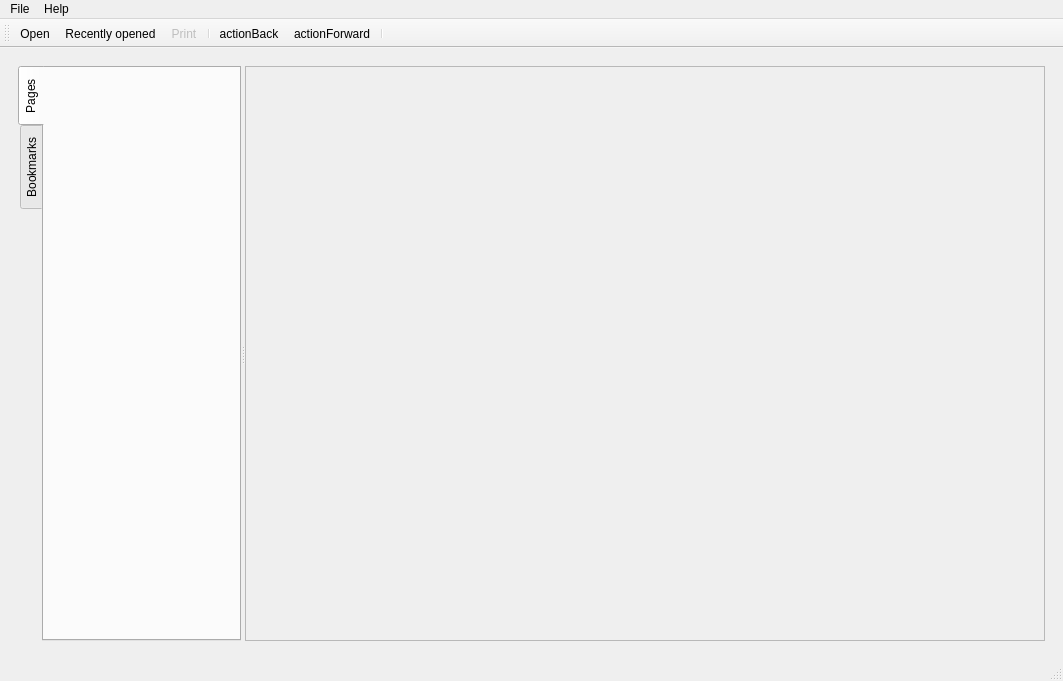
<?xml version="1.0" encoding="UTF-8"?>
<ui version="4.0">
 <class>MainWindow</class>
 <widget class="QMainWindow" name="MainWindow">
  <property name="geometry">
   <rect>
    <x>0</x>
    <y>0</y>
    <width>1063</width>
    <height>681</height>
   </rect>
  </property>
  <property name="windowTitle">
   <string>Document Viewer Demo</string>
  </property>
  <property name="windowIcon">
   <iconset resource="documentviewer.qrc">
    <normaloff>:/demos/documentviewer/images/qt-logo.png</normaloff>:/demos/documentviewer/images/qt-logo.png</iconset>
  </property>
  <widget class="QWidget" name="centralwidget">
   <property name="enabled">
    <bool>true</bool>
   </property>
   <layout class="QVBoxLayout" name="verticalLayout">
    <item>
     <widget class="QWidget" name="viewArea" native="true">
      <layout class="QVBoxLayout" name="verticalLayout_2">
       <item>
        <widget class="QSplitter" name="splitter">
         <property name="orientation">
          <enum>Qt::Orientation::Horizontal</enum>
         </property>
         <widget class="QTabWidget" name="tabWidget">
          <property name="tabPosition">
           <enum>QTabWidget::TabPosition::West</enum>
          </property>
          <property name="currentIndex">
           <number>0</number>
          </property>
          <widget class="QWidget" name="bookmarkTab">
           <attribute name="title">
            <string>Pages</string>
           </attribute>
          </widget>
          <widget class="QWidget" name="pagesTab">
           <attribute name="title">
            <string>Bookmarks</string>
           </attribute>
          </widget>
         </widget>
         <widget class="QScrollArea" name="scrollArea">
          <property name="sizePolicy">
           <sizepolicy hsizetype="Expanding" vsizetype="Expanding">
            <horstretch>0</horstretch>
            <verstretch>0</verstretch>
           </sizepolicy>
          </property>
          <property name="minimumSize">
           <size>
            <width>800</width>
            <height>0</height>
           </size>
          </property>
          <property name="widgetResizable">
           <bool>true</bool>
          </property>
          <widget class="QWidget" name="scrollAreaWidgetContents">
           <property name="geometry">
            <rect>
             <x>0</x>
             <y>0</y>
             <width>798</width>
             <height>556</height>
            </rect>
           </property>
          </widget>
         </widget>
        </widget>
       </item>
      </layout>
     </widget>
    </item>
   </layout>
  </widget>
  <widget class="QMenuBar" name="menubar">
   <property name="geometry">
    <rect>
     <x>0</x>
     <y>0</y>
     <width>1063</width>
     <height>33</height>
    </rect>
   </property>
   <widget class="QMenu" name="qtFileMenu">
    <property name="title">
     <string>File</string>
    </property>
    <addaction name="actionOpen"/>
    <addaction name="actionRecent"/>
    <addaction name="actionPrint"/>
    <addaction name="actionQuit"/>
   </widget>
   <widget class="QMenu" name="menuHelp">
    <property name="title">
     <string>Help</string>
    </property>
    <addaction name="actionAbout"/>
    <addaction name="actionAboutQt"/>
   </widget>
   <addaction name="qtFileMenu"/>
   <addaction name="menuHelp"/>
  </widget>
  <widget class="QStatusBar" name="statusbar"/>
  <widget class="QToolBar" name="mainToolBar">
   <property name="minimumSize">
    <size>
     <width>5</width>
     <height>0</height>
    </size>
   </property>
   <property name="windowTitle">
    <string>toolBar</string>
   </property>
   <attribute name="toolBarArea">
    <enum>TopToolBarArea</enum>
   </attribute>
   <attribute name="toolBarBreak">
    <bool>false</bool>
   </attribute>
   <addaction name="actionOpen"/>
   <addaction name="actionRecent"/>
   <addaction name="actionPrint"/>
   <addaction name="separator"/>
   <addaction name="actionBack"/>
   <addaction name="actionForward"/>
   <addaction name="separator"/>
  </widget>
  <action name="actionOpen">
   <property name="icon">
    <iconset resource="documentviewer.qrc">
     <normaloff>:/demos/documentviewer/images/open.png</normaloff>:/demos/documentviewer/images/open.png</iconset>
   </property>
   <property name="text">
    <string>Open</string>
   </property>
   <property name="shortcut">
    <string>Ctrl+O</string>
   </property>
  </action>
  <action name="actionAbout">
   <property name="icon">
    <iconset theme="help-about" resource="documentviewer.qrc">
     <normaloff>:/demos/documentviewer/images/help-about.svgz</normaloff>:/demos/documentviewer/images/help-about.svgz</iconset>
   </property>
   <property name="text">
    <string>about documentviewer</string>
   </property>
   <property name="toolTip">
    <string>Show information about the Document Viewer deomo.</string>
   </property>
   <property name="shortcut">
    <string>Ctrl+H</string>
   </property>
  </action>
  <action name="actionForward">
   <property name="icon">
    <iconset resource="documentviewer.qrc">
     <normaloff>:/demos/documentviewer/images/go-next.svgz</normaloff>:/demos/documentviewer/images/go-next.svgz</iconset>
   </property>
   <property name="text">
    <string>actionForward</string>
   </property>
   <property name="toolTip">
    <string>One step forward</string>
   </property>
   <property name="shortcut">
    <string>Right</string>
   </property>
  </action>
  <action name="actionBack">
   <property name="icon">
    <iconset resource="documentviewer.qrc">
     <normaloff>:/demos/documentviewer/images/go-previous.svgz</normaloff>:/demos/documentviewer/images/go-previous.svgz</iconset>
   </property>
   <property name="text">
    <string>actionBack</string>
   </property>
   <property name="toolTip">
    <string>One step back</string>
   </property>
   <property name="shortcut">
    <string>Left</string>
   </property>
  </action>
  <action name="actionPrint">
   <property name="enabled">
    <bool>false</bool>
   </property>
   <property name="icon">
    <iconset theme="document-print" resource="documentviewer.qrc">
     <normaloff>:/demos/documentviewer/images/print2x.png</normaloff>:/demos/documentviewer/images/print2x.png</iconset>
   </property>
   <property name="text">
    <string>Print</string>
   </property>
   <property name="toolTip">
    <string>Print current file</string>
   </property>
   <property name="shortcut">
    <string>Ctrl+P</string>
   </property>
  </action>
  <action name="actionAboutQt">
   <property name="icon">
    <iconset resource="documentviewer.qrc">
     <normaloff>:/demos/documentviewer/images/qt-logo.png</normaloff>
     <normalon>:/demos/documentviewer/images/qt-logo.png</normalon>:/demos/documentviewer/images/qt-logo.png</iconset>
   </property>
   <property name="text">
    <string>About Qt</string>
   </property>
   <property name="toolTip">
    <string>Show Qt license information</string>
   </property>
   <property name="shortcut">
    <string>Ctrl+I</string>
   </property>
  </action>
  <action name="actionRecent">
   <property name="icon">
    <iconset resource="documentviewer.qrc">
     <normaloff>:/demos/documentviewer/images/document-open-recent.svgz</normaloff>:/demos/documentviewer/images/document-open-recent.svgz</iconset>
   </property>
   <property name="text">
    <string>Recently opened...</string>
   </property>
   <property name="shortcut">
    <string>Meta+R</string>
   </property>
  </action>
  <action name="actionQuit">
   <property name="icon">
    <iconset theme="application-exit"/>
   </property>
   <property name="text">
    <string>Quit</string>
   </property>
   <property name="toolTip">
    <string>Quit the application</string>
   </property>
   <property name="shortcut">
    <string>Ctrl+Q</string>
   </property>
  </action>
 </widget>
 <resources>
  <include location="documentviewer.qrc"/>
 </resources>
 <connections>
  <connection>
   <sender>actionQuit</sender>
   <signal>triggered()</signal>
   <receiver>MainWindow</receiver>
   <slot>close()</slot>
   <hints>
    <hint type="sourcelabel">
     <x>-1</x>
     <y>-1</y>
    </hint>
    <hint type="destinationlabel">
     <x>491</x>
     <y>300</y>
    </hint>
   </hints>
  </connection>
 </connections>
</ui>
